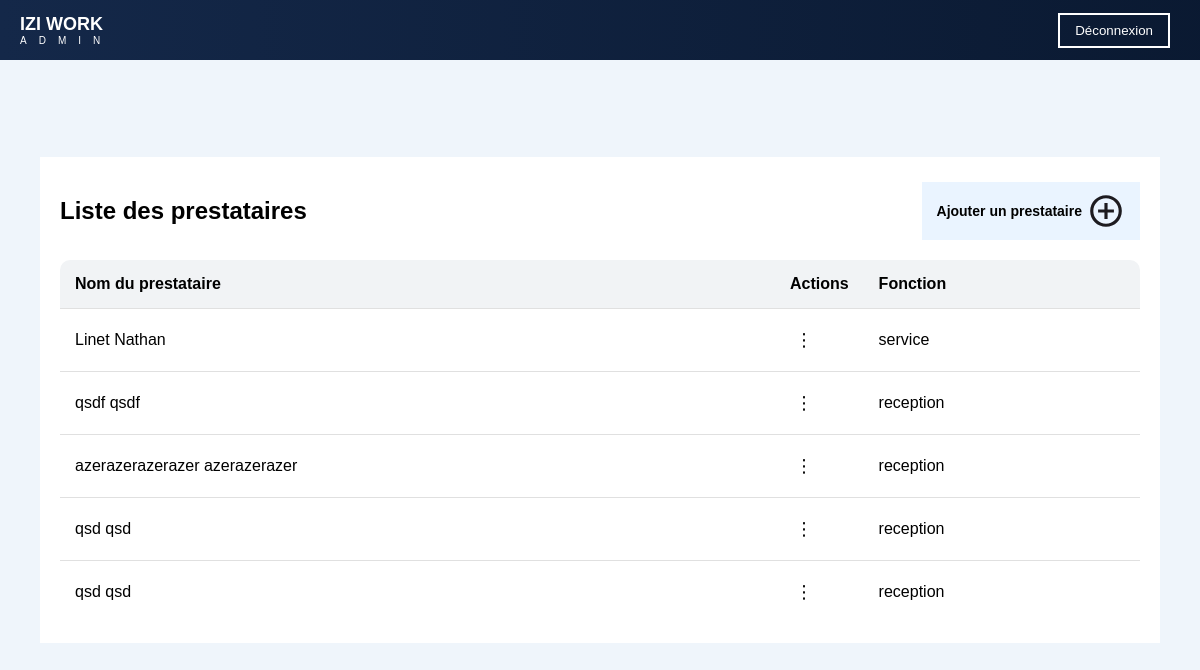
The app's page /prestataires (signed in) with its own data.
### app.py (models this page shows)
class User(UserMixin, db.Model):
    __tablename__ = 'USERS'
    id = db.Column('ID', db.Integer, primary_key=True)
    email = db.Column('Adresse_mail', db.String(255), unique=True, nullable=False)
    password = db.Column('Password', db.String(255), nullable=False)
    nom = db.Column('Nom', db.String(255), nullable=False)
    prenom = db.Column('Prenom', db.String(255), nullable=False)
    photo = db.Column('Photo_de_profil', db.String(255))
    telephone = db.Column('Numero_telephone', db.String(20))
    naissance = db.Column('Date_naissance', db.Date, nullable=False)
    fonction = db.Column('Fonction', db.String(255))
    adresse = db.relationship('AdressePostale', backref='user', uselist=False)
    historique = db.relationship('Historique', backref='user')
    disponibilites = db.relationship('Disponibilite', backref='user')
    indisponibilites = db.relationship('Indisponibilite', backref='user')

### app.py (the view, shortened to what this page needs)
@app.route('/prestataires', methods=['GET', 'DELETE'])
@login_required
def prestataires():
    users = User.query.all()  # Récupération des utilisateurs depuis la base de données
    return render_template('liste_presta/liste_presta.html', users=users)

### app.py (called while the page is built)
@login_manager.user_loader
def load_user(user_id):
    return User.query.get(int(user_id))

### templates/liste_presta/liste_presta.html (shortened to what this page needs)
<!DOCTYPE html>
<html lang="fr">
<head>
    <link rel="stylesheet" href="{{ url_for('static', filename='css/style.css') }}">
</head>
<body>
    {% include 'includes/header.html' %}
    <div class="container">
        <div class="header">
            <h2>Liste des prestataires</h2>
            <a href="{{ url_for('presta') }}" class="add-btn">Ajouter un prestataire <img src="{{ url_for('static', filename='image/add_presta.svg') }}"/></a>
        </div>
        <table>
            <thead>
                <tr>
                    <th>Nom du prestataire</th>
                    <th>Actions</th>
                    <th>Fonction</th>
                </tr>
            </thead>
            <tbody>
                {% for user in users %}
                <tr>
                    <td>{{ user.nom }} {{ user.prenom }}</td>
                    <td class="actions-cell">
                        <button class="action-btn">⋮</button>
                    </td>
                    <td>{{ user.fonction }}</td>
                </tr>
                {% endfor %}
            </tbody>
        </table>
        </div>
</body>
</html>

### templates/includes/header.html (shortened to what this page needs)
<header class="top-nav">
    <div class="logo-container">
        <div class="logo">IZI WORK</div>
        <div class="sous_logo">ADMIN</div>
    </div>
    <button class="logout-btn" onclick="logout()">Déconnexion</button>
</header>

### static/css/style.css (style rules this page uses)
body { margin: 0; padding: 0; font-family: Arial, sans-serif; display: flex; height: 100vh; background-color: #EFF5FB; }
.top-nav { position: fixed; top: 0; left: 0; width: 100%; height: 60px; background: linear-gradient(-90deg, #0A1931 0%, #142849 100%); color: white; display: flex; justify-content: space-between; align-items: center; padding: 0 20px; z-index: 1000; }
.top-nav .logo { font-weight: bold; font-size: 18px; }
.top-nav .sous_logo { font-size: 10px; letter-spacing: 12px; }
.logout-btn { background-color: transparent; color: white; border: 2px solid white; padding: 8px 15px; margin-right: 50px; cursor: pointer; transition: 0.3s; }
.container { margin: auto; background: white; padding: 20px; }
.header { display: flex; justify-content: space-between; align-items: center; margin-bottom: 15px; }
.add-btn { display: flex; align-items: center; background: #007bff15; color: black; padding: 10px 15px; text-decoration: none; font-size: 14px; font-weight: bold; }
.add-btn img { margin-left: 5px; }
table { width: 90vw; border-collapse: collapse; background: white; border-radius: 10px; overflow: hidden; }
th, td { padding: 15px; text-align: left; border-bottom: 1px solid #E0E0E0; }
th { font-weight: bold; background: #F1F3F5; }
tbody tr:last-child td { border-bottom: none; }
.actions-cell { position: relative; width: 50px; }
.action-btn { background: none; border: none; font-size: 18px; cursor: pointer; padding: 5px; }

### records on screen
User: nom "Linet", prenom "Nathan", fonction "service"
User: nom "qsdf", prenom "qsdf", fonction "reception"
User: nom "azerazerazerazer", prenom "azerazerazer", fonction "reception"
User: nom "qsd", prenom "qsd", fonction "reception"
User: nom "qsd", prenom "qsd", fonction "reception"
